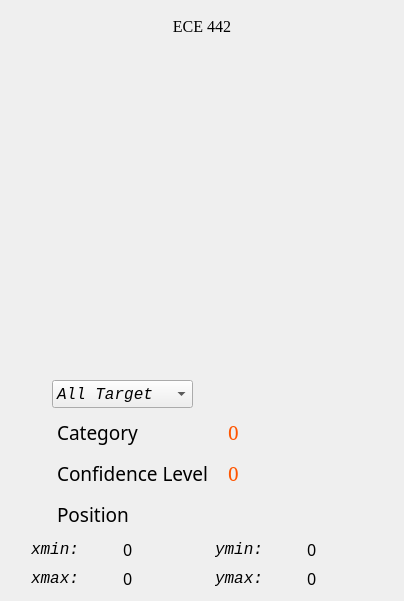
          <widget class="QWidget" name="Page_result">
           <layout class="QVBoxLayout" name="verticalLayout_2">
            <item>
             <widget class="QLabel" name="label_website">
              <property name="minimumSize">
               <size>
                <width>0</width>
                <height>30</height>
               </size>
              </property>
              <property name="font">
               <font>
                <family>Times new roman</family>
                <pointsize>12</pointsize>
                <italic>false</italic>
                <bold>false</bold>
               </font>
              </property>
              <property name="styleSheet">
               <string notr="true">QLabel{font: 12pt &quot;Times new roman&quot;;}</string>
              </property>
              <property name="text">
               <string>ECE 442</string>
              </property>
              <property name="alignment">
               <set>Qt::AlignCenter</set>
              </property>
             </widget>
            </item>
            <item>
             <widget class="QLabel" name="label_bar">
              <property name="minimumSize">
               <size>
                <width>382</width>
                <height>300</height>
               </size>
              </property>
              <property name="maximumSize">
               <size>
                <width>400</width>
                <height>300</height>
               </size>
              </property>
              <property name="text">
               <string/>
              </property>
              <property name="margin">
               <number>5</number>
              </property>
             </widget>
            </item>
            <item>
             <widget class="QLabel" name="label">
              <property name="minimumSize">
               <size>
                <width>0</width>
                <height>20</height>
               </size>
              </property>
              <property name="maximumSize">
               <size>
                <width>16777215</width>
                <height>20</height>
               </size>
              </property>
              <property name="text">
               <string/>
              </property>
             </widget>
            </item>
            <item>
             <layout class="QHBoxLayout" name="Layout_obj">
              <property name="topMargin">
               <number>0</number>
              </property>
              <property name="rightMargin">
               <number>200</number>
              </property>
              <item>
               <widget class="QLabel" name="label_picSelect">
                <property name="minimumSize">
                 <size>
                  <width>30</width>
                  <height>30</height>
                 </size>
                </property>
                <property name="maximumSize">
                 <size>
                  <width>35</width>
                  <height>35</height>
                 </size>
                </property>
                <property name="styleSheet">
                 <string notr="true">border-image: url(:/images/icons/selection.png);</string>
                </property>
                <property name="text">
                 <string/>
                </property>
               </widget>
              </item>
              <item>
               <widget class="QComboBox" name="comboBox_select">
                <property name="minimumSize">
                 <size>
                  <width>0</width>
                  <height>24</height>
                 </size>
                </property>
                <property name="maximumSize">
                 <size>
                  <width>150</width>
                  <height>28</height>
                 </size>
                </property>
                <property name="font">
                 <font>
                  <family>Consolas</family>
                  <pointsize>12</pointsize>
                  <italic>true</italic>
                  <bold>false</bold>
                 </font>
                </property>
                <property name="focusPolicy">
                 <enum>Qt::ClickFocus</enum>
                </property>
                <property name="currentText">
                 <string>All Target</string>
                </property>
                <property name="iconSize">
                 <size>
                  <width>36</width>
                  <height>36</height>
                 </size>
                </property>
                <item>
                 <property name="text">
                  <string>All Target</string>
                 </property>
                </item>
               </widget>
              </item>
             </layout>
            </item>
            <item>
             <layout class="QHBoxLayout" name="Layout_cls">
              <item>
               <widget class="QLabel" name="label_picResult">
                <property name="minimumSize">
                 <size>
                  <width>35</width>
                  <height>35</height>
                 </size>
                </property>
                <property name="maximumSize">
                 <size>
                  <width>40</width>
                  <height>40</height>
                 </size>
                </property>
                <property name="styleSheet">
                 <string notr="true">border-image: url(:/images/icons/result.png);</string>
                </property>
                <property name="text">
                 <string/>
                </property>
               </widget>
              </item>
              <item>
               <widget class="QLabel" name="label_class">
                <property name="font">
                 <font>
                  <family>华文仿宋</family>
                  <pointsize>14</pointsize>
                 </font>
                </property>
                <property name="text">
                 <string>&lt;html&gt;&lt;head/&gt;&lt;body&gt;&lt;p&gt;Category&lt;/p&gt;&lt;/body&gt;&lt;/html&gt;</string>
                </property>
               </widget>
              </item>
              <item>
               <widget class="QLabel" name="label_class_result">
                <property name="font">
                 <font>
                  <family>SimSun</family>
                  <pointsize>14</pointsize>
                 </font>
                </property>
                <property name="styleSheet">
                 <string notr="true">color: rgb(255, 85, 0);</string>
                </property>
                <property name="text">
                 <string>0</string>
                </property>
               </widget>
              </item>
             </layout>
            </item>
            <item>
             <layout class="QHBoxLayout" name="Layout_conf">
              <item>
               <widget class="QLabel" name="label_picConf">
                <property name="minimumSize">
                 <size>
                  <width>35</width>
                  <height>35</height>
                 </size>
                </property>
                <property name="maximumSize">
                 <size>
                  <width>40</width>
                  <height>40</height>
                 </size>
                </property>
                <property name="styleSheet">
                 <string notr="true">border-image: url(:/images/icons/Score.png);</string>
                </property>
                <property name="text">
                 <string/>
                </property>
               </widget>
              </item>
              <item>
               <widget class="QLabel" name="label_conf">
                <property name="font">
                 <font>
                  <family>华文仿宋</family>
                  <pointsize>14</pointsize>
                 </font>
                </property>
                <property name="text">
                 <string>&lt;html&gt;&lt;head/&gt;&lt;body&gt;&lt;p&gt;Confidence Level&lt;/p&gt;&lt;/body&gt;&lt;/html&gt;</string>
                </property>
               </widget>
              </item>
              <item>
               <widget class="QLabel" name="label_score_result">
                <property name="font">
                 <font>
                  <family>SimSun</family>
                  <pointsize>14</pointsize>
                 </font>
                </property>
                <property name="styleSheet">
                 <string notr="true">color: rgb(255, 85, 0);</string>
                </property>
                <property name="text">
                 <string>0</string>
                </property>
               </widget>
              </item>
             </layout>
            </item>
            <item>
             <layout class="QHBoxLayout" name="Layout_loc">
              <item>
               <widget class="QLabel" name="label_picLocation">
                <property name="minimumSize">
                 <size>
                  <width>35</width>
                  <height>35</height>
                 </size>
                </property>
                <property name="maximumSize">
                 <size>
                  <width>40</width>
                  <height>40</height>
                 </size>
                </property>
                <property name="styleSheet">
                 <string notr="true">border-image: url(:/images/icons/Ordinateur.png);</string>
                </property>
                <property name="text">
                 <string/>
                </property>
               </widget>
              </item>
              <item>
               <widget class="QLabel" name="label_location">
                <property name="font">
                 <font>
                  <family>华文仿宋</family>
                  <pointsize>14</pointsize>
                 </font>
                </property>
                <property name="text">
                 <string>&lt;html&gt;&lt;head/&gt;&lt;body&gt;&lt;p&gt;Position&lt;/p&gt;&lt;/body&gt;&lt;/html&gt;</string>
                </property>
               </widget>
              </item>
             </layout>
            </item>
            <item>
             <layout class="QHBoxLayout" name="Layout_xymin">
              <property name="leftMargin">
               <number>20</number>
              </property>
              <item>
               <widget class="QLabel" name="label_xmin">
                <property name="font">
                 <font>
                  <family>Consolas</family>
                  <pointsize>12</pointsize>
                  <italic>true</italic>
                  <bold>false</bold>
                 </font>
                </property>
                <property name="text">
                 <string>xmin: </string>
                </property>
               </widget>
              </item>
              <item>
               <widget class="QLabel" name="label_xmin_result">
                <property name="font">
                 <font>
                  <family>SimSun-ExtB</family>
                  <pointsize>12</pointsize>
                 </font>
                </property>
                <property name="text">
                 <string>0</string>
                </property>
               </widget>
              </item>
              <item>
               <widget class="QLabel" name="label_ymin">
                <property name="font">
                 <font>
                  <family>Consolas</family>
                  <pointsize>12</pointsize>
                  <italic>true</italic>
                  <bold>false</bold>
                 </font>
                </property>
                <property name="text">
                 <string>ymin: </string>
                </property>
               </widget>
              </item>
              <item>
               <widget class="QLabel" name="label_ymin_result">
                <property name="font">
                 <font>
                  <family>SimSun-ExtB</family>
                  <pointsize>12</pointsize>
                 </font>
                </property>
                <property name="text">
                 <string>0</string>
                </property>
               </widget>
              </item>
             </layout>
            </item>
            <item>
             <layout class="QHBoxLayout" name="Layout_xymax">
              <property name="leftMargin">
               <number>20</number>
              </property>
              <item>
               <widget class="QLabel" name="label_xmax">
                <property name="font">
                 <font>
                  <family>Consolas</family>
                  <pointsize>12</pointsize>
                  <italic>true</italic>
                  <bold>false</bold>
                 </font>
                </property>
                <property name="text">
                 <string>xmax: </string>
                </property>
               </widget>
              </item>
              <item>
               <widget class="QLabel" name="label_xmax_result">
                <property name="font">
                 <font>
                  <family>SimSun-ExtB</family>
                  <pointsize>12</pointsize>
                 </font>
                </property>
                <property name="text">
                 <string>0</string>
                </property>
               </widget>
              </item>
              <item>
               <widget class="QLabel" name="label_ymax">
                <property name="font">
                 <font>
                  <family>Consolas</family>
                  <pointsize>12</pointsize>
                  <italic>true</italic>
                  <bold>false</bold>
                 </font>
                </property>
                <property name="text">
                 <string>ymax: </string>
                </property>
               </widget>
              </item>
              <item>
               <widget class="QLabel" name="label_ymax_result">
                <property name="font">
                 <font>
                  <family>SimSun-ExtB</family>
                  <pointsize>12</pointsize>
                 </font>
                </property>
                <property name="text">
                 <string>0</string>
                </property>
               </widget>
              </item>
             </layout>
            </item>
           </layout>
          </widget>
